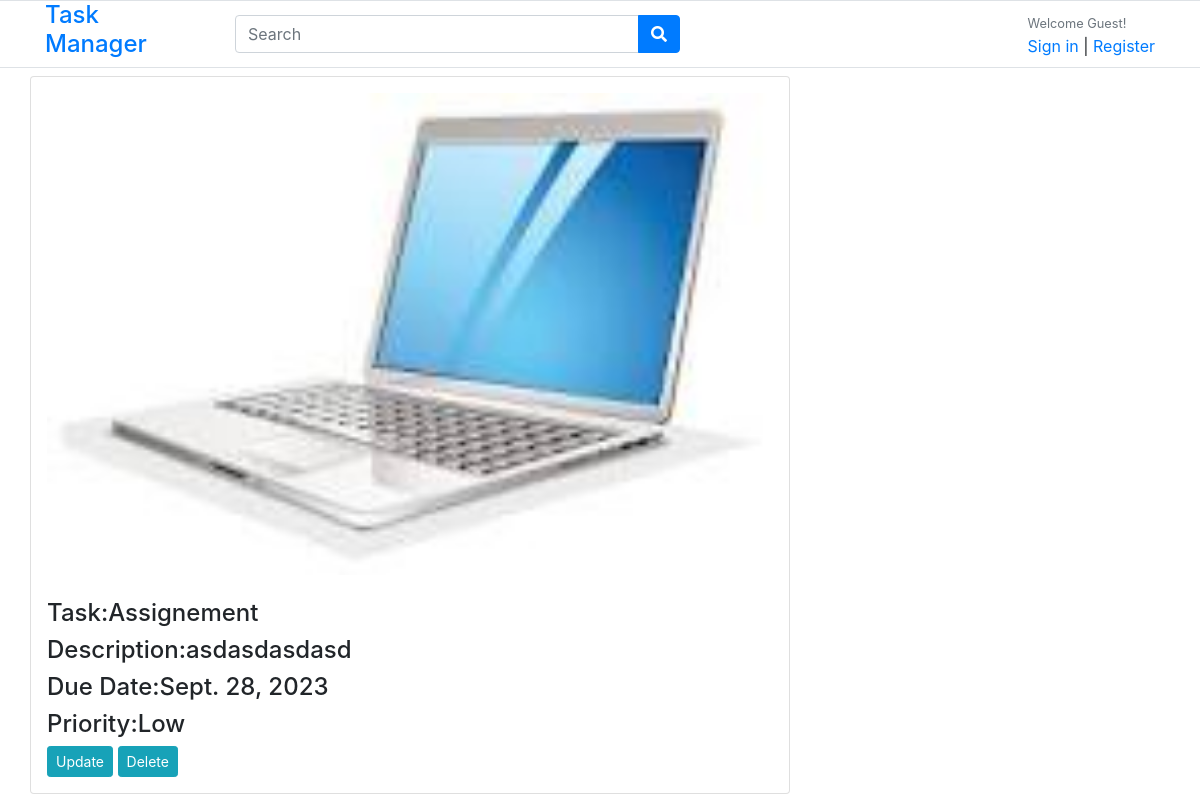
/details/4/, run on the app's committed database.
### tasks/models.py (models this page shows)
class taskModel(models.Model):
    user=models.ForeignKey(User, related_name='task', on_delete=models.CASCADE)
    title=models.CharField(max_length=100)
    description=models.CharField(max_length=300,null=True, blank=True)
    photo=models.ImageField(upload_to="img/")
    creation_date=models.DateTimeField(auto_now_add=True)
    due_date=models.DateField()
    priority=models.CharField(max_length=100,choices=PRIORITY)
    priority_slug=models.SlugField(max_length=100,null=True,blank=True)
    is_complete=models.BooleanField(default=False)

### tasks/views.py (the view)
# urls.py: path('details/<int:id>/',views.TaskDetailsView.as_view(),name='details'),
class TaskDetailsView(DetailView):
   model=taskModel
   template_name='task_details.html'
   context_object_name='task'
   pk_url_kwarg='id'
   success_url=reverse_lazy('completed_task_list')

### tasks/templates/task_details.html (shortened to what this page needs)
{% extends 'base.html' %}
{% block body %}
<section class="section-intro padding-y-sm">
	<section class="section-name padding-y-sm">
	<div class="container">
	<div class="row">
			<div class="card col-md-8 card-product-grid p-3">
				<img src="{{task.photo.url}}">
                <br>
				<figcaption class="info-wrap">
					{% if task.is_complete %}
					<h4>Task:{{task.title}}</h4>
					<h4>Description:{{task.description}}</h4>
					<h4>Due Date:{{task.due_date}}</h4>
					<h4>Priority:{{task.priority}}</h4>
                    <a href="{% url "update" task.id %}"><button class="btn btn-info btn-sm">Update</button></a>
                    <a href="{% url "delete" task.id %}"><button class="btn btn-info btn-sm">Delete</button></a>
					{% endif %}
				</figcaption>
			</div>
	</div>
	</div>
	</section>
{% endblock body %}

### data on the page
taskModel: photo (picture), title "Assignement", description "asdasdasdasd", due_date "Sept. 28, 2023", priority "Low"
